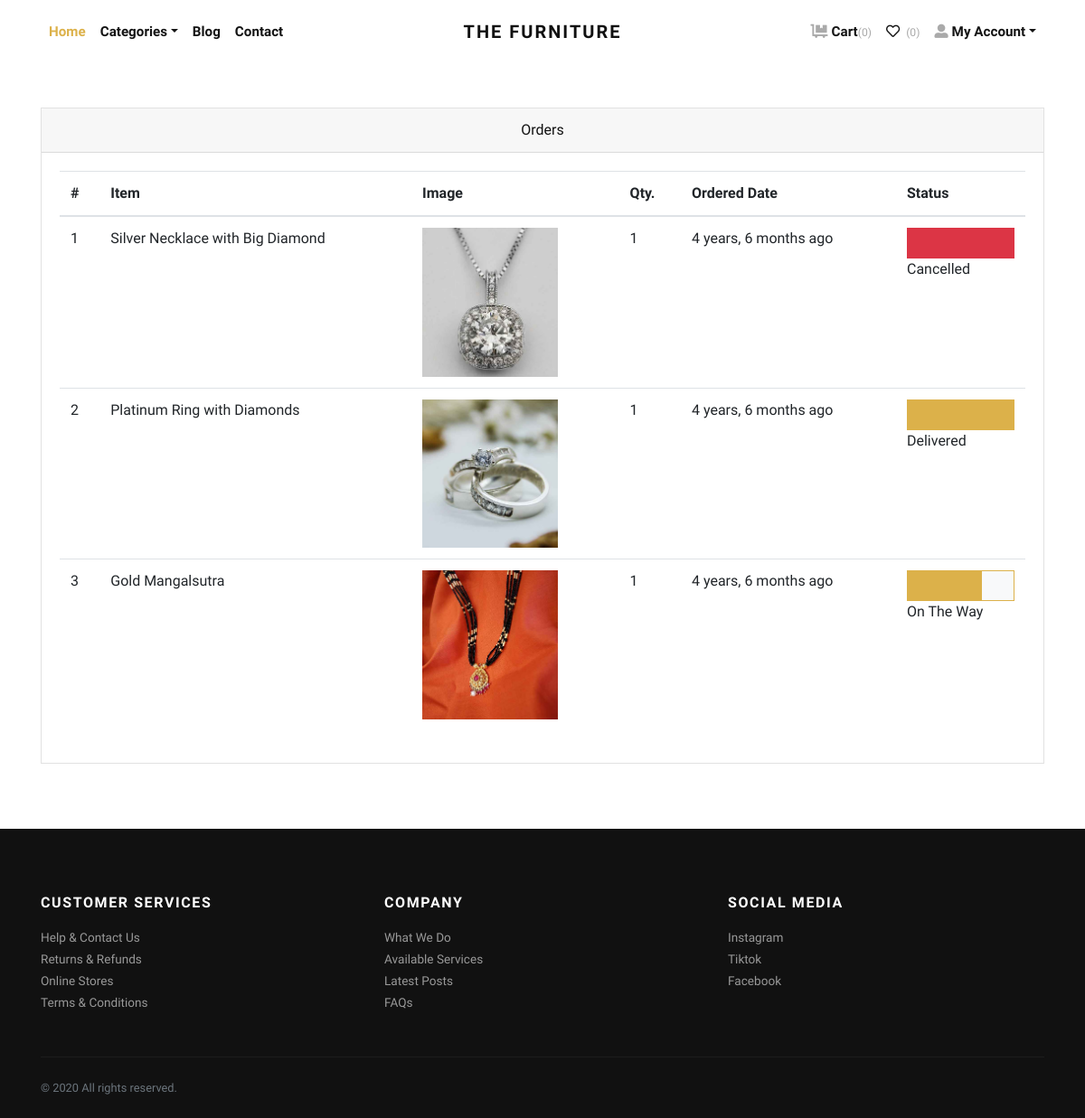
/orders/ (signed in), run on an earlier commit of the app's database.
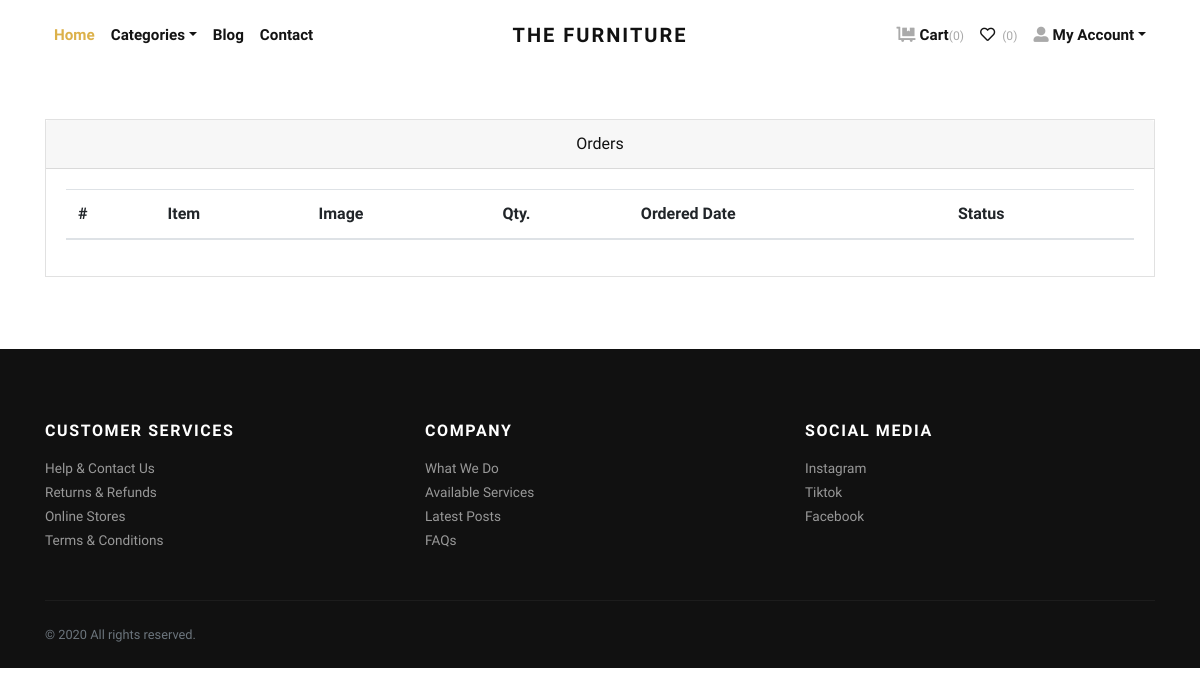
And on a later commit of the database.
### store/models.py (models this page shows, shortened)
class Order(models.Model):
    user = models.ForeignKey(User, verbose_name="User", on_delete=models.CASCADE)
    address = models.ForeignKey(Address, verbose_name="Shipping Address", on_delete=models.CASCADE)
    product = models.ForeignKey(Product, verbose_name="Product", on_delete=models.CASCADE)
    quantity = models.PositiveIntegerField(verbose_name="Quantity")
    ordered_date = models.DateTimeField(auto_now_add=True, verbose_name="Ordered Date")
    status = models.CharField(
        choices=STATUS_CHOICES,
        max_length=50,
        default="Pending"
        )

class Product(models.Model):
    title = models.CharField(max_length=150, verbose_name="Product Title")
    slug = models.SlugField(max_length=160, verbose_name="Product Slug")
    sku = models.CharField(max_length=255, unique=True, verbose_name="Unique Product ID (SKU)")
    short_description = models.TextField(verbose_name="Short Description")
    detail_description = models.TextField(blank=True, null=True, verbose_name="Detail Description")
    product_image = models.ImageField(upload_to='product', blank=True, null=True, verbose_name="Product Image")
    price = models.DecimalField(max_digits=8, decimal_places=2)
    category = models.ForeignKey(Category, verbose_name="Product Categoy", on_delete=models.CASCADE)
    is_active = models.BooleanField(verbose_name="Is Active?")
    is_featured = models.BooleanField(verbose_name="Is Featured?")
    created_at = models.DateTimeField(auto_now_add=True, verbose_name="Created Date")
    updated_at = models.DateTimeField(auto_now=True, verbose_name="Updated Date")
    class Meta:
        verbose_name_plural = 'Products'
        ordering = ('-created_at', )

### store/views.py (the view)
# urls.py: path('orders/', views.orders, name="orders"),
@login_required
def orders(request):
    orders = Order.objects.filter(user=request.user).order_by('-ordered_date')
    return render(request, 'store/orders.html', {'orders': orders})

### store/context_preprocessors.py (called while the page is built)
def store_menu(request):
    categories = Category.objects.filter(is_active=True)
    context = {
        'categories_menu': categories,
    }
    return context

def cart_menu(request):
    if request.user.is_authenticated:
        cart_items= Cart.objects.filter(user=request.user)
        context = {
            'cart_items': cart_items,
        }
    else:
        context = {}
    return context

### templates/store/orders.html (shortened to what this page needs)
{% extends 'base.html' %}
{% load static %}
{% load humanize %}
    {% block content %}
      <div class="container py-5">
        <div class="row">
          <div class="col-lg-12">
            <div class="card mb-4" id="tables">
              <div class="card-header text-center">Orders</div>
              <div class="card-body">
                <table class="table table-hover">
                  <thead>
                    <tr>
                      <th>#</th>
                      <th>Item</th>
                      <th>Image</th>
                      <th>Qty.</th>
                      <th>Ordered Date</th>
                      <th>Status</th>
                    </tr>
                  </thead>
                  <tbody>
                    {% if orders %}
                    {% for order in orders %}
                    <tr>
                      <td>{{forloop.counter}}</td>
                      <td>{{order.product.title}}</td>
                      <td>
                        {% if order.product.product_image %}
                          <img src="{{order.product.product_image.url}}" alt="{{order.product.product_ttile}}" style="width:150px;">
                        {% endif %}
                      </td>
                      <td>{{order.quantity}}</td>
                      <td>{{order.ordered_date|naturaltime}}</td>
                      <td>
                        {% if order.status == 'On The Way' %}
                        <div class="bg-light border border-primary">
                            <div class="p-3 bg-primary" style="width:70%;"></div>
                        </div>
                        {% endif %}
                        {% if order.status == 'Delivered' %}
                        <div class="bg-light border border-primary">
                            <div class="p-3 bg-primary" style="width:100%;"></div>
                        </div>
                        {% endif %}
                        {% if order.status == 'Cancelled' %}
                        <div class="bg-light border border-danger">
                            <div class="p-3 bg-danger" style="width:100%;"></div>
                        </div>
                        {% endif %}
                        {{order.status}}
                      </td>
                    </tr>
                    {% endfor %}
                    {% endif %}
                  </tbody>
                </table>
              </div>
            </div>
          </div>
        </div>
      </div>
{% endblock content %}

What changed in the data, as far as the page shows it:
removed Order: product "Silver Necklace with Big Diamond", product.product_image (picture), quantity "1", ordered_date "4 years, 6 months ago", status "Cancelled"
removed Order: product "Platinum Ring with Diamonds", product.product_image (picture), quantity "1", ordered_date "4 years, 6 months ago", status "Delivered"
removed Order: product "Gold Mangalsutra", product.product_image (picture), quantity "1", ordered_date "4 years, 6 months ago", status "On The Way"
